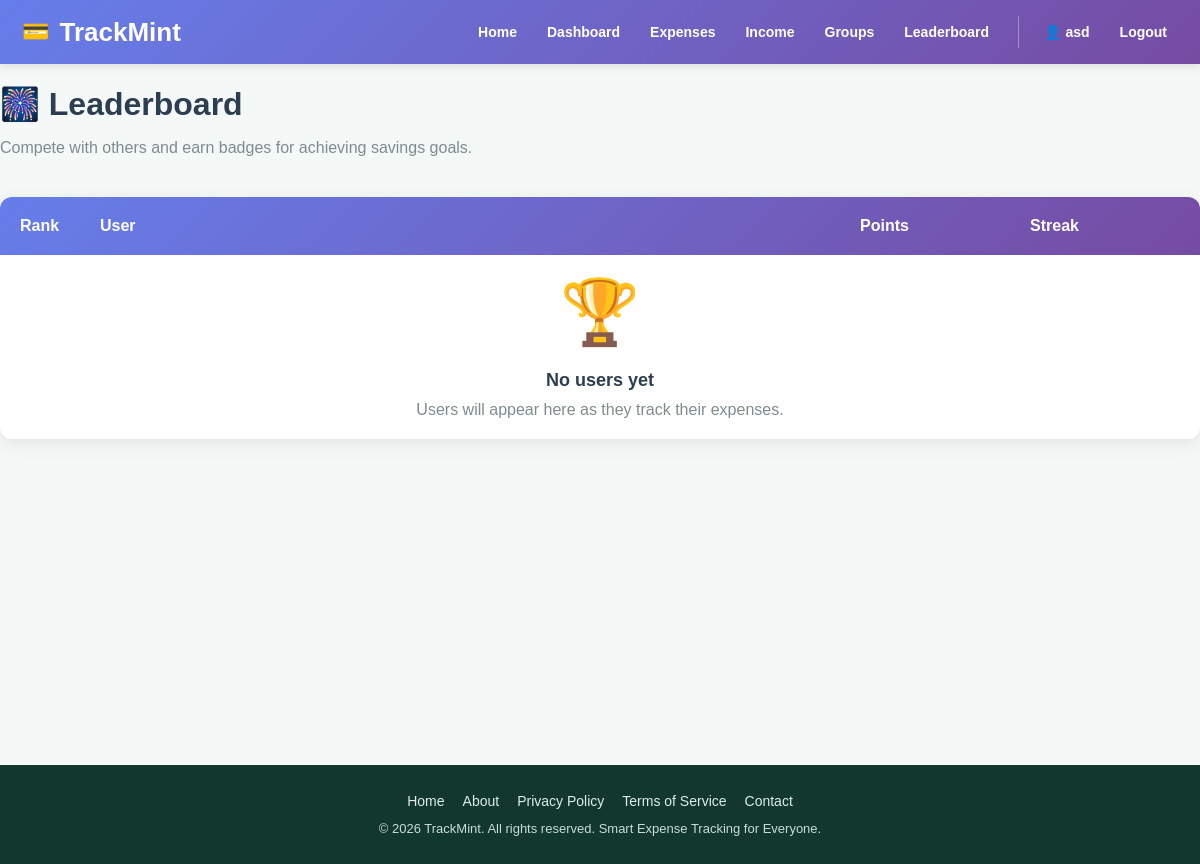
Page /leaderboard/ (signed in) on the earlier database version.
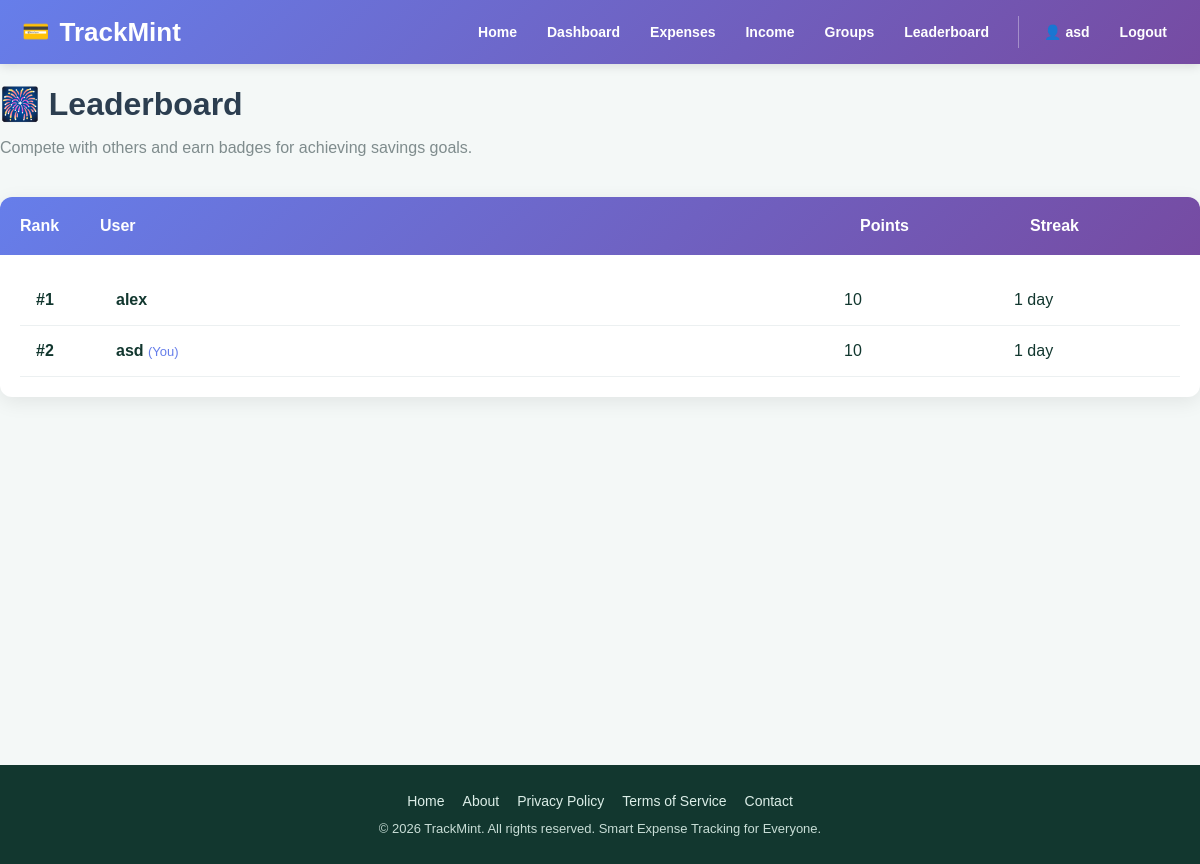
Same page on the later database version.
### app/models.py (models this page shows, shortened)
class User(UserMixin, db.Model):
    __tablename__ = "users"
    id = db.Column(db.Integer, primary_key=True)
    username = db.Column(db.String(80), unique=True, nullable=False, index=True)
    email = db.Column(db.String(120), unique=True, nullable=False, index=True)
    password_hash = db.Column(db.String(255), nullable=False)
    created_at = db.Column(db.DateTime, default=datetime.utcnow, nullable=False)
    total_points = db.Column(db.Integer, default=0, nullable=False)
    current_streak = db.Column(db.Integer, default=0, nullable=False)
    last_upload_date = db.Column(db.Date, nullable=True)
    receipts = db.relationship(
        "Receipt",
        back_populates="user",
        cascade="all, delete-orphan",
        lazy=True
    )
    incomes = db.relationship(
        "Income",
        back_populates="user",
        cascade="all, delete-orphan",
        lazy=True
    )

### app/leaderboard/routes.py (the view)
@leaderboard_bp.route("/")
@login_required
def leaderboard_home():
    users = (
        User.query
        .filter(User.total_points > 0)
        .order_by(
            User.total_points.desc(),
            User.current_streak.desc(),
            User.username.asc()
        )
        .all()
    )
    return render_template(
        "leaderboard/index.html",
        page_title="Leaderboard",
        users=users
    )

### app/__init__.py (called while the page is built)
def register_login_loader():
    @login_manager.user_loader
    def load_user(user_id):
        from app.models import User
        return db.session.get(User, int(user_id))

### app/templates/leaderboard/index.html (shortened to what this page needs)
{% extends "base.html" %}
{% block content %}
<div class="page-header">
    <h1>🎆 Leaderboard</h1>
    <p>Compete with others and earn badges for achieving savings goals.</p>
</div>
<div class="leaderboard-container">
    <div class="leaderboard-header">
        <div>Rank</div>
        <div>User</div>
        <div>Points</div>
        <div>Streak</div>
    </div>
    <div class="leaderboard-body">
        {% if users %}
            {% for user in users %}
                <div style="display: grid; grid-template-columns: 60px 1fr 150px 150px; gap: 20px; padding: 16px; border-bottom: 1px solid #ecf0f1; align-items: center; text-align: left;">
                    <div style="font-weight: 700;">
                        #{{ loop.index }}
                    </div>
                    <div>
                        <strong>{{ user.username }}</strong>
                        {% if user.id == current_user.id %}
                            <span style="color: #667eea; font-size: 13px;">(You)</span>
                        {% endif %}
                    </div>
                    <div>
                        {{ user.total_points }}
                    </div>
                    <div>
                        {{ user.current_streak }} day{% if user.current_streak != 1 %}s{% endif %}
                    </div>
                </div>
            {% endfor %}
        {% else %}
            <div class="empty-icon">🏆</div>
            <div class="empty-text">No users yet</div>
            <div class="empty-subtext">Users will appear here as they track their expenses.</div>
        {% endif %}
    </div>
</div>
{% endblock %}

### app/templates/base.html (shortened to what this page needs)
<!doctype html>
<html lang="en">
<head>
  <link rel="stylesheet" href="{{ url_for('static', filename='css/style.css') }}">
</head>
<body>
    <header>
        <div class="header-container">
            <div class="logo">
                <span class="logo-icon">💳</span>
                <span>TrackMint</span>
            </div>
            <nav>
                <div class="nav-primary">
                    <a href="{{ url_for('main.landing') }}">Home</a>
                    {% if current_user.is_authenticated %}
                    <a href="{{ url_for('main.dashboard') }}">Dashboard</a>
                    <a href="{{ url_for('receipts.index') }}">Expenses</a>
                    <a href="{{ url_for('income.income_home') }}">Income</a>
                    <a href="{{ url_for('groups.groups_home') }}">Groups</a>
                    <a href="{{ url_for('leaderboard.leaderboard_home') }}">Leaderboard</a>
                    {% endif %}
                </div>
                {% if current_user.is_authenticated %}
                <div class="nav-user">
                    <a href="{{ url_for('main.profile') }}">👤 {{ current_user.username }}</a>
                    <a href="{{ url_for('auth.logout') }}">Logout</a>
                </div>
                {% else %}
                <div class="nav-user">
                    <a href="{{ url_for('auth.login') }}">Login</a>
                    <a href="{{ url_for('auth.signup') }}">Sign Up</a>
                </div>
                {% endif %}
            </nav>
        </div>
    </header>
    <main>
        {% block content %}{% endblock %}
    </main>
    <footer>
        <div class="footer-content">
            <div class="footer-links">
                <a href="{{ url_for('main.landing') }}">Home</a>
                <a href="#">About</a>
                <a href="#">Privacy Policy</a>
                <a href="#">Terms of Service</a>
                <a href="#">Contact</a>
            </div>
            <p>&copy; 2026 TrackMint. All rights reserved. Smart Expense Tracking for Everyone.</p>
        </div>
    </footer>
</body>
</html>

Differences in the rows shown:
now on one of the page's lists (row edited): User: username "asd", total_points "10", current_streak "1"
added User: username "alex", total_points "10", current_streak "1"
Other differences:
text no longer shown: "🏆 No users yet Users will appear here as they track their expenses."
